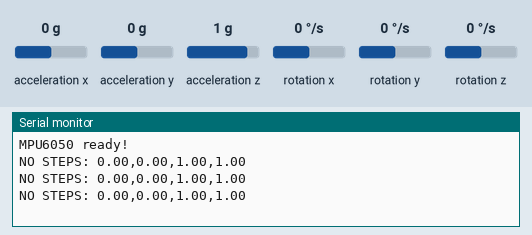
This sketch was run on a simulated Arduino Uno, built with avr-gcc and run on an emulated ATmega328P. On the bench: the last lines printed to the serial monitor. The inputs (shaded band) are chosen by the test bench; at power-on: acceleration x 0 g, acceleration y 0 g, acceleration z 1 g, rotation x 0 °/s, rotation y 0 °/s, rotation z 0 °/s.

Above: at 2.2 s.
2.3 s: acceleration x set to -0.8 g
At 2.81 s:
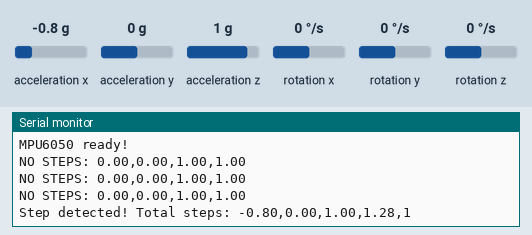
4.5 s: acceleration y set to -1.4 g
At 4.81 s:
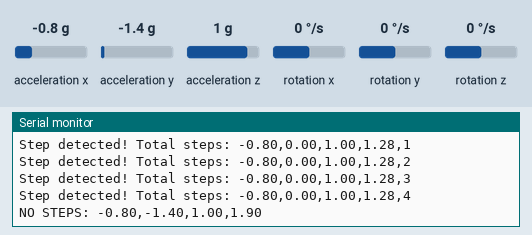
6.0 s: acceleration z set to -1.4 g
At 6.31 s:
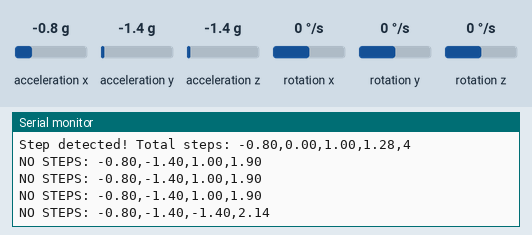
Timing chart, 0 to 9.0 s (numbered marks = the images above; inputs shaded):
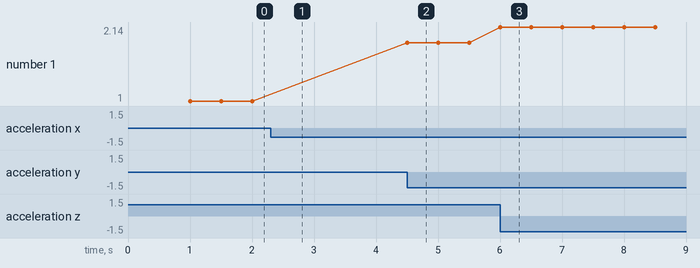

The sketch:

mpu6050.ino
```cpp
#include <Wire.h>
#include <MPU6050_light.h>

class StepCounter {
  private:
    MPU6050 mpu;
    volatile unsigned long stepCount;
    unsigned long lastStepTime;
    bool stepDetected;

    const float accelThreshold;
    const unsigned long processInterval;
    unsigned long lastProcess;

    float getAccelMagnitude() {
      float ax = mpu.getAccX();
      float ay = mpu.getAccY();
      float az = mpu.getAccZ();
      return sqrt(ax*ax + ay*ay + az*az);
    }

    void printStepData(float ax, float ay, float az, float mag) {
      Serial.print("Step detected! Total steps: ");
      Serial.print(ax); Serial.print(",");
      Serial.print(ay); Serial.print(",");
      Serial.print(az); Serial.print(",");
      Serial.print(mag); Serial.print(",");
      Serial.println(stepCount);
    }

    void printNoStepData(float ax, float ay, float az, float mag) {
      Serial.print("NO STEPS: ");
      Serial.print(ax); Serial.print(",");
      Serial.print(ay); Serial.print(",");
      Serial.print(az); Serial.print(",");
      Serial.println(mag);
    }

  public:
    StepCounter(TwoWire &w = Wire, float threshold = 0.25, unsigned long processMs = 500)
      : mpu(w),
        accelThreshold(threshold),
        processInterval(processMs),
        stepCount(0),
        lastStepTime(0),
        lastProcess(0),
        stepDetected(false)
    {}

    void iniciar() {
      Wire.begin();
      mpu.begin();
      mpu.calcOffsets();
      Serial.println("MPU6050 ready!");
    }

    void actualizar() {
      unsigned long now = millis();
      if (now - lastProcess < processInterval) return; // no procesar continuamente
      lastProcess = now;

      mpu.update();

      float ax = mpu.getAccX();
      float ay = mpu.getAccY();
      float az = mpu.getAccZ();
      float mag = sqrt(ax*ax + ay*ay + az*az);

      if ((mag > (1.0 + accelThreshold)) && (mag < 1.0 + 2*accelThreshold)) {
          stepCount++;
          stepDetected = true;
          lastStepTime = now;
          printStepData(ax, ay, az, mag);
      } else {
          stepDetected = false;
          printNoStepData(ax, ay, az, mag);
      }
    }

    unsigned long getStepCount() {
      return stepCount;
    }
};


StepCounter contadorPasos(Wire, 0.25, 500);

void setup() {
  Serial.begin(115200);
  contadorPasos.iniciar();
}

void loop() {
  contadorPasos.actualizar();
}
```

Measured:
- after the input at 2.3 s, the serial monitor: prints a new line after 0.20 s (image 1)
- after the input at 4.5 s, the serial monitor: prints a new line at once (image 2)
- after the input at 6.0 s, the serial monitor: prints a new line at once (image 3)
- plotted number 1: 1 → 1.9 after the input at 4.5 s, 1.9 → 2.14 after the input at 6.0 s
